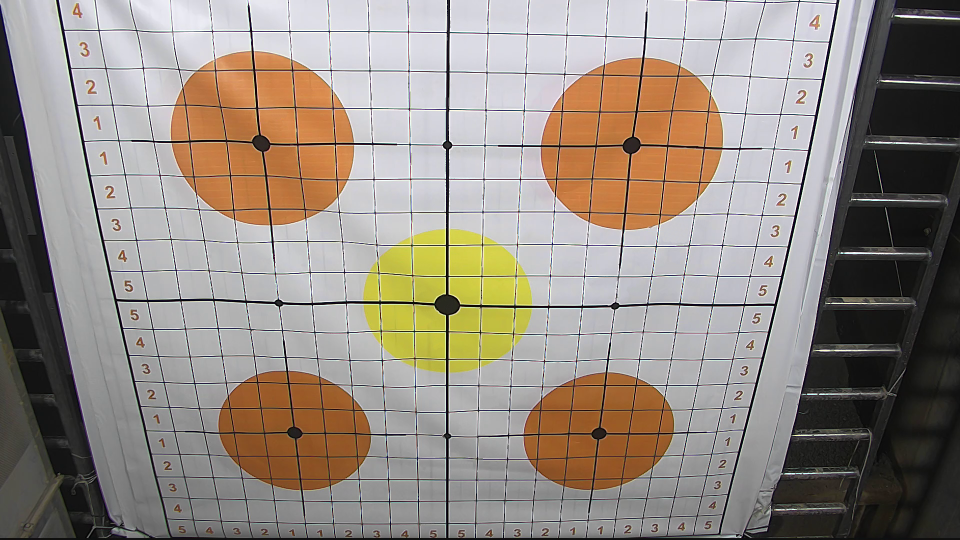
#> input picture sw/BLG513Project/DataSet/Fire0.png, 1920 x 1080 px (shown at 1/2 size); the run also reads 1 picture not shown here
$ python main.py
#> lines starting #> are read from the running program, lines starting #| are printed output that depends on the picture; after the words box and inside, x2 and y2 are one past the last pixel; in counts of white or black regions, pixels touching at a corner belong together; long printed decimals are rounded
#############################################################
# Firing Performance Measurement for                        #
# Remote Controlled Machine Gun Platform                    #
#                                                           #
# BLG 513E Image Processing Project                         #
#                                                           #
# Copyright (C)  Mehmet AKTAS 0504181576                    #
#                                                           #
#############################################################
import cv2
import math
import statistics as st
import numpy as np
import matplotlib.image as mpimg
import matplotlib.pyplot as plt
from skimage.metrics import structural_similarity

# Method for finding and displaying Hough Lines
def houghLines(image):
    # Convert to grayscale
    imageGray = cv2.cvtColor(image, cv2.COLOR_BGR2GRAY)
    # Smoothening
    imageBlur = cv2.blur(imageGray, (5,5))
    # Color correction
    imageGray = np.uint8(imageBlur*255)
    # Canny edge detection
    canny = cv2.Canny(imageGray, 100, 200)
    # Hough line transformation
    houghLines = cv2.HoughLinesP(canny, 1, np.pi / 180, 40, None, 50, 30)
    # Make an image from Hough Lines
    height, width = canny.shape[:2]
    houghLinesImage = np.zeros((height, width, 1), np.uint8)
    if houghLines is not None:
        for i in range(0, len(houghLines)):
            l = houghLines[i][0]
            cv2.line(houghLinesImage, (l[0], l[1]), (l[2], l[3]), (255,255,255), 3, cv2.LINE_AA)
    # Save Hough Lines image
    cv2.imwrite('DataSet/houghLinesImage.png', houghLinesImage)

# Writes given text to the given image
# Used for user iteraction
def writeMessageToImage(image, text):
    font = cv2.FONT_HERSHEY_SIMPLEX
    bottomLeftCornerOfText = (500, 50)
    fontScale = 1
    fontColor = (0, 0, 0)
    cv2.putText(image, text, bottomLeftCornerOfText, font, fontScale, fontColor, thickness = 3, lineType=2)

# Method for reading user double clicks
def getPoint(event, x, y, flags, param):
    global mouseX, mouseY
    if event == cv2.EVENT_LBUTTONDBLCLK:
        mouseX, mouseY = x, y

# Calculates the distance of two given pixels by means of pixel value
def calculatePixelDistance(pixelFirst, pixelSecond):
    pixelDistance = math.sqrt( ((pixelFirst[0] - pixelSecond[0]) ** 2) + ((pixelFirst[1] - pixelSecond[1]) ** 2) )
    return pixelDistance

print("Firing Performance Measurement for Remote Controlled Machine Gun Platform")

# Read background image
# Background image may be empty target or used target
fileName = 'DataSet/Fire0.png'
imageBackground = plt.imread(fileName)
#> imageBackground is the input picture: shape (1080, 1920, 3) float32; mean R, G, B 0.584, 0.547, 0.511
# Convert to grayscale
grayBackground = cv2.cvtColor(imageBackground, cv2.COLOR_BGR2GRAY)
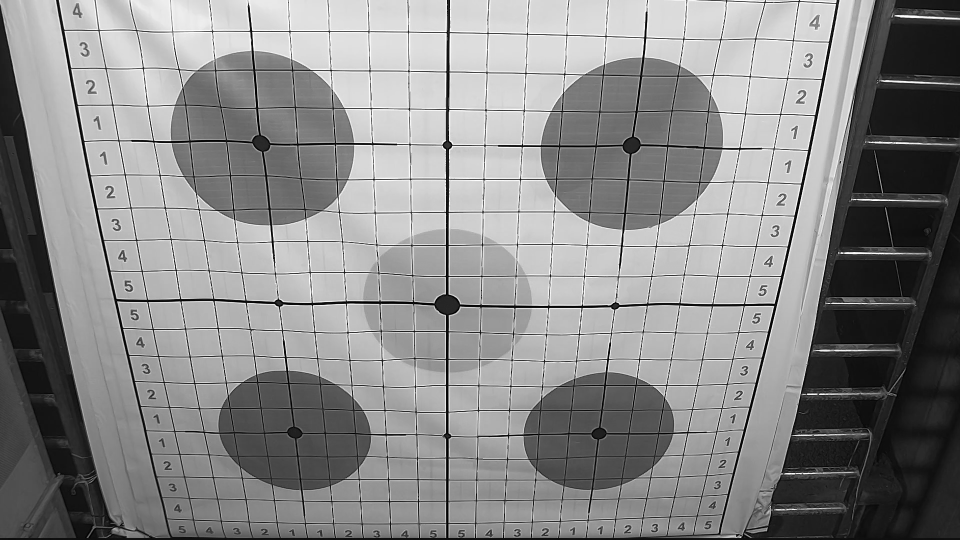
#> grayBackground: shape (1080, 1920) float32 (shown at 1/2 size); min 0, max 1, mean 0.54

# Read target image after firing mission
fileName = 'DataSet/Fire1.png'
imageFire = plt.imread(fileName)
# Convert to grayscale
grayFire = cv2.cvtColor(imageFire, cv2.COLOR_BGR2GRAY)

# My purpose was to use Hough Lines Transformation to find the perpective correction points
# I could not realize my purpose with this method despite long effort
houghLines(imageBackground)
#> in houghLines, `canny = cv2.Canny(imageGray, 100, 200)`:
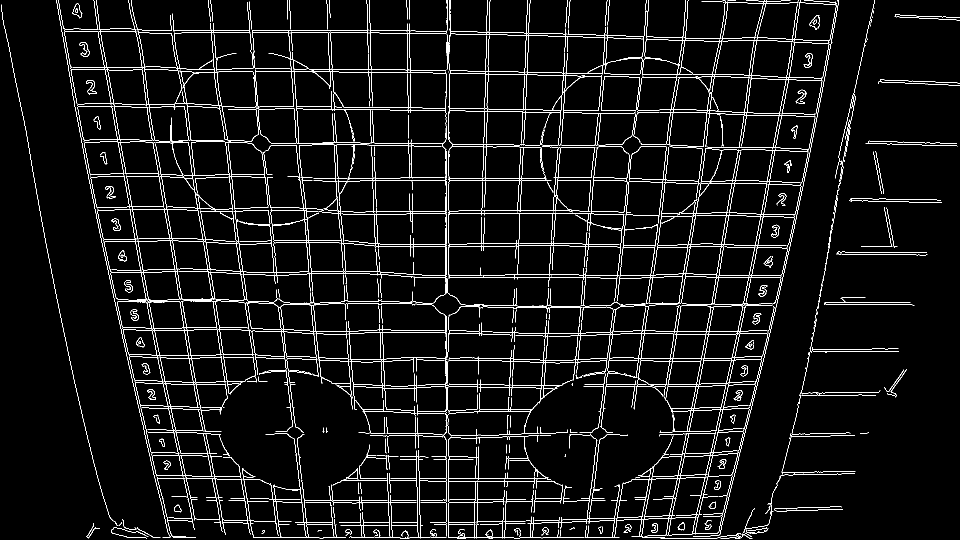
#> canny: shape (1080, 1920) (shown at 1/2 size); 4.8% white in thin lines or dots
#> in houghLines, `houghLines = cv2.HoughLinesP(canny, 1, np.pi / 180, 40, None, 50, 30)`: houghLines = 825 rows, first 6: [506, 1074, 1238, 1074], [1497, 157, 1592, 159], [893, 1072, 893, 632], [890, 216, 1233, 221], [738, 0, 755, 493], [699, 65, 1165, 73]
#> the loop in houghLines, `for i in range(0, len(houghLines)):` made 825 passes
#> after the loop in houghLines, `for i in range(0, len(houghLines)):`:
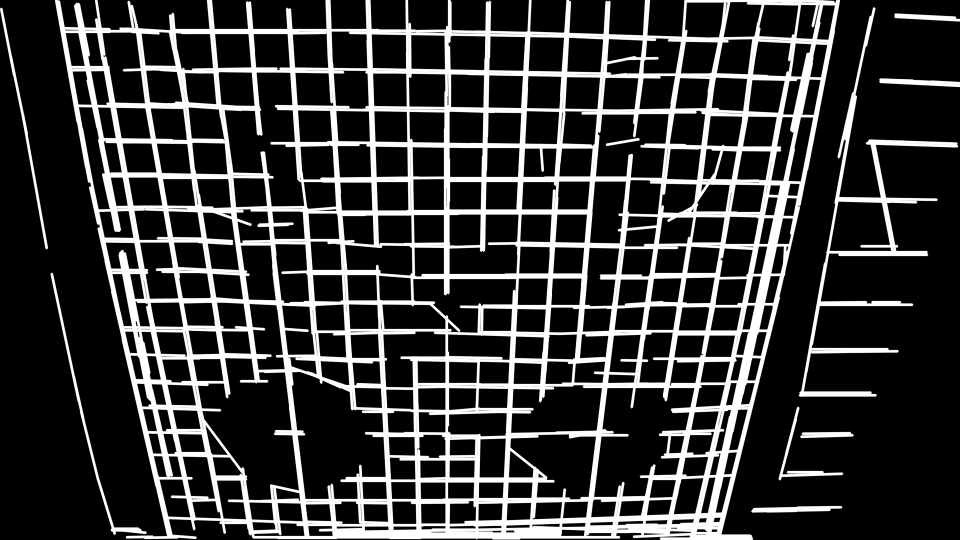
#> houghLinesImage: shape (1080, 1920, 1) (shown at 1/2 size); min 0, max 255, mean 56
# I use the manual method and find the image perspective correction points myself
# Also this points can be asked from user
pointsSource = np.float32([[197,60],[1586,82],[1403, 992],[379,996]])
pointsDestination = np.float32([[0,0],[1600,0],[1600, 1600],[0,1600]])

# Perspective transformation matrix is calculated
M = cv2.getPerspectiveTransform(pointsSource, pointsDestination)
#> M = [[1.1, -0.214, -203.8], [-0.0195, 1.23, -70.2], [-1.63e-05, -0.000275, 1]]

# Image after transformation has size of 1600x1600
transformed = np.zeros((1600, 1600), np.uint8)

# Warping the background with calculated perspective matrix
warpGrayBackground = cv2.warpPerspective(grayBackground, M, transformed.shape)
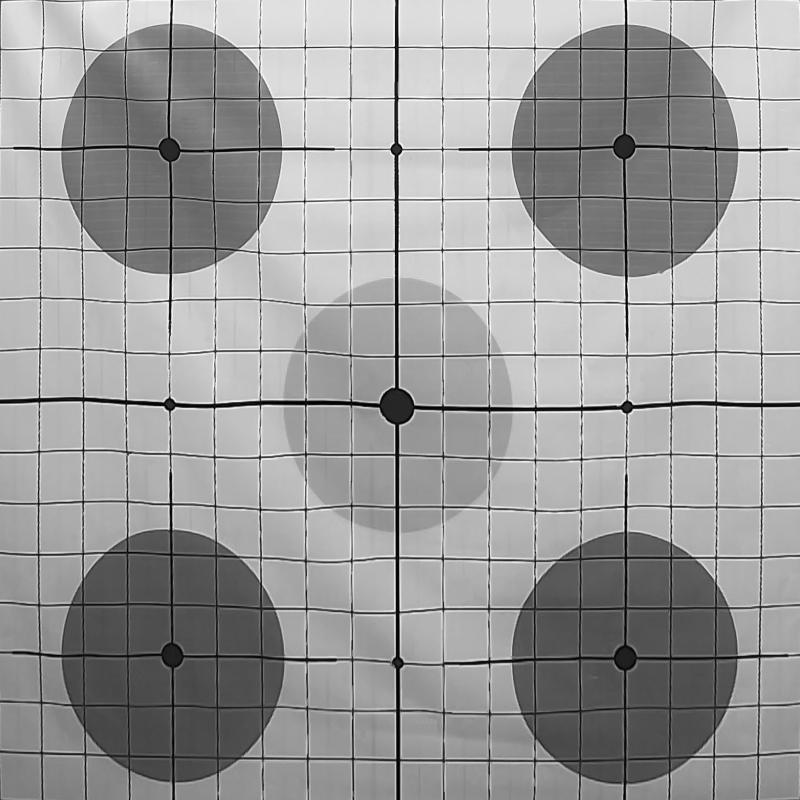
#> warpGrayBackground: shape (1600, 1600) float32 (shown at 1/2 size); min 0.000558, max 1, mean 0.609
# Color correction
warpGrayBackground = (warpGrayBackground * 255).astype("uint8")

# Warping the grayscaled fire image with calculated perspective matrix
warpGrayFire = cv2.warpPerspective(grayFire, M, transformed.shape)
# Color correction
warpGrayFire = (warpGrayFire * 255).astype("uint8")

# Warping the colored fire image with calculated perspective matrix
warpFire = cv2.warpPerspective(imageFire, M, transformed.shape)
# Color correction
warpFire = (warpFire * 255).astype("uint8")

# Write the images to disc
cv2.imwrite('DataSet/grayFire.png', grayFire*255)
cv2.imwrite('DataSet/warpGrayBackground.png', warpGrayBackground)
cv2.imwrite('DataSet/warpGrayFire.png', warpGrayFire)
cv2.imwrite('DataSet/warpFire.png', warpFire)

# Find image differences between background image and fire image
(score, diff) = structural_similarity(warpGrayBackground, warpGrayFire, gaussian_weights=True, full=True, sigma=1)
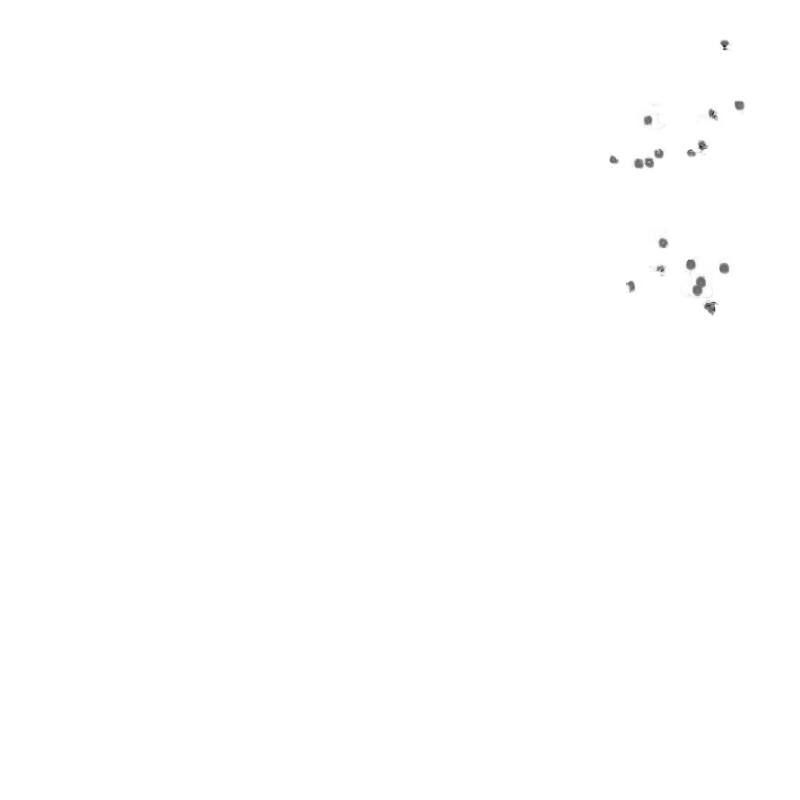
#> diff: shape (1600, 1600) float64 (shown at 1/2 size); min -0.68, max 1, mean 0.998; drawn with min black and max white
#> score = 0.998
# Print similarity score for information
print("Image similarity:", score)
#| Image similarity: 0.9981

# The diff image shows the differences between background and fire images
# Color correction
diff = (diff * 255).astype("uint8")
cv2.imwrite('DataSet/diff.png', diff)

# Method is used for filtering noises and converting the image to binary format
thresh = cv2.threshold(diff, 20, 255, cv2.THRESH_BINARY | cv2.THRESH_OTSU)[1]
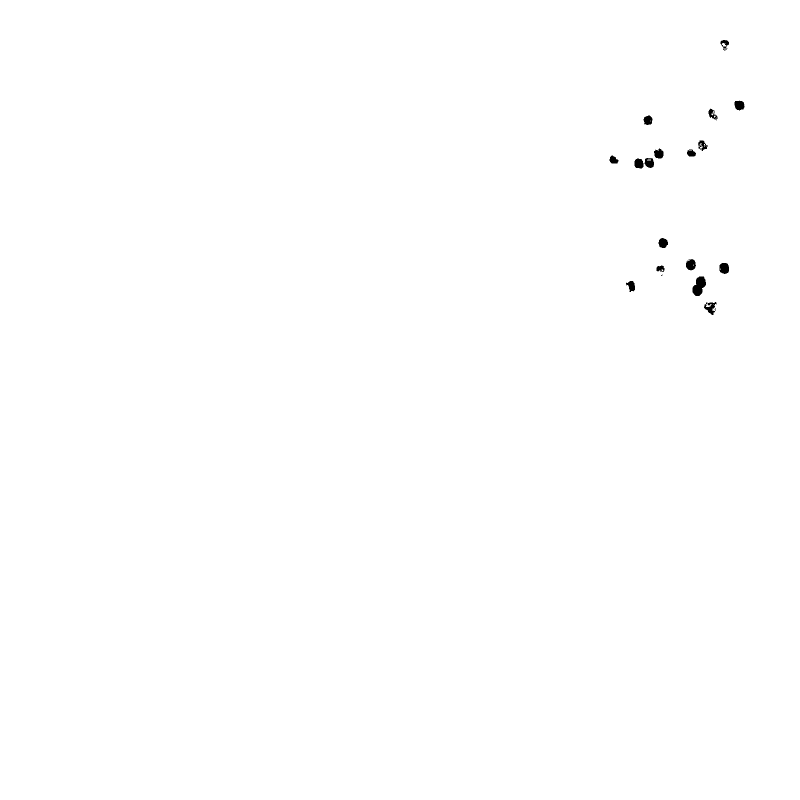
#> thresh: shape (1600, 1600) (shown at 1/2 size); 99.8% white; 20 black regions (3 under 20 px), largest, box (x1, y1, x2, y2) and area: (1385, 553, 1412, 592) 704, (1439, 526, 1458, 548) 351, (1372, 518, 1392, 541) 341
cv2.imwrite('DataSet/thresh.png', thresh)

# Method is used to distinguish very close bullet holes
kernel = np.ones((3,3), np.uint8)
opening = cv2.morphologyEx(thresh, cv2.MORPH_OPEN, kernel)
#> opening: shape (1600, 1600); 99.8% white; 17 black regions (1 under 20 px), largest, box (x1, y1, x2, y2) and area: (1385, 553, 1412, 592) 707, (1269, 316, 1308, 337) 610, (1408, 604, 1433, 630) 388
cv2.imwrite('DataSet/opening.png', opening)

# Apply Hough Circles transform on the image.
detectedCircles = cv2.HoughCircles(opening, cv2.HOUGH_GRADIENT, 1, 8, param1 = 30, param2 = 7, minRadius = 5, maxRadius = 12)
#> detectedCircles = 19 rows, first 8: [1381.5, 529.5, 10.3], [1294.5, 239.5, 9.6], [1317.5, 307.5, 9.6], [1277.5, 326.5, 10.2], [1478.5, 210.5, 9.1], [1449.5, 535.5, 11.4], [1297.5, 324.5, 9.1], [1226.5, 318.5, 8]
print("detectedCircles:", detectedCircles)
#> (printed output is left out)

# The integer for number of circles
numberOfCircles = 0

# Draw circles that are detected.
if detectedCircles is not None:
    # Convert the circle parameters a, b and r to integers.
    detectedCircles = np.uint16(np.around(detectedCircles))
#> detectedCircles = 19 rows, first 8: [1382, 530, 10], [1294, 240, 10], [1318, 308, 10], [1278, 326, 10], [1478, 210, 9], [1450, 536, 11], [1298, 324, 9], [1226, 318, 8]
    for pt in detectedCircles[0, :]:
        a, b, r = pt[0], pt[1], pt[2]
        # Draw circles on the image with red
        cv2.circle(warpFire, (a, b), r, (0, 0, 255), 2)
        numberOfCircles += 1
#> this loop made 19 passes
#> (a, b, r) on passes 1 to 12: (1382, 530, 10), (1294, 240, 10), (1318, 308, 10), (1278, 326, 10), (1478, 210, 9), (1450, 536, 11), (1298, 324, 9), (1226, 318, 8), (1324, 486, 9), (1422, 620, 7), (1394, 580, 10), (1400, 564, 10)
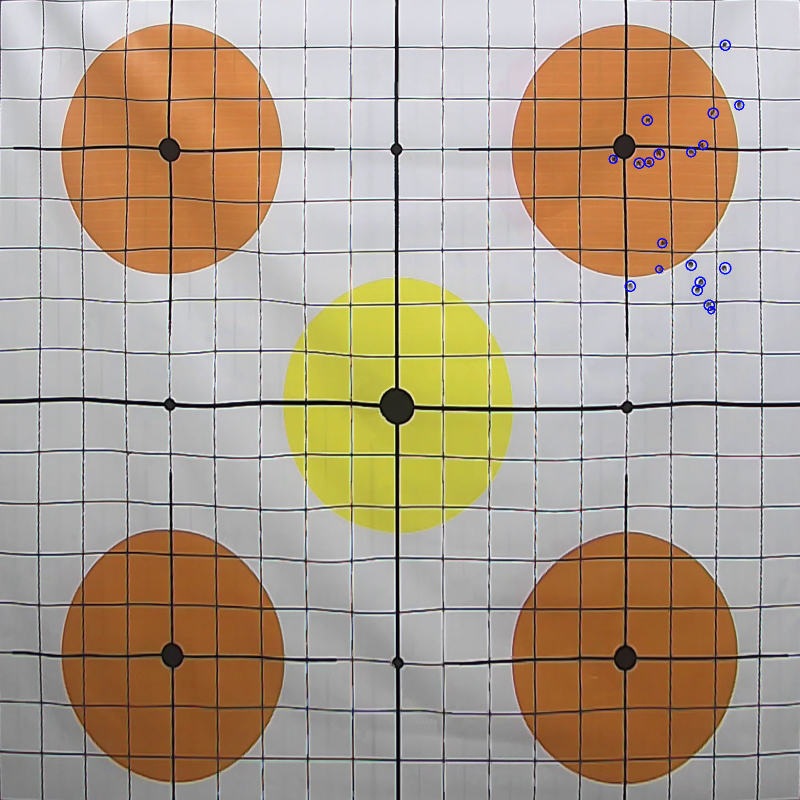
#> warpFire: shape (1600, 1600, 3) (shown at 1/2 size); mean R, G, B 175, 158.2, 140.1
#> after the loop, numberOfCircles = 19

print("Detected circles count:", numberOfCircles)
#| Detected circles count: 19
cv2.imwrite('DataSet/Result.png', warpFire)

# This block of code is for user iteraction
# Firsly, the aiming point pixel is asked from user
# Than, two points of the reference squaere is asked
# Reference square edge size is 10 cm = 100 mm
userMessage = "Double click aiming point than press (a)"
userImage = warpFire.copy()
writeMessageToImage(userImage, userMessage)
#> in writeMessageToImage, `font = cv2.FONT_HERSHEY_SIMPLEX`: font = 0
cv2.imwrite('DataSet/userImage1.png', userImage)

cv2.namedWindow('User')
cv2.setMouseCallback('User', getPoint)

# Ask necessary pixels by order
while(1):
    cv2.imshow('User', userImage)
    k = cv2.waitKey(0)
#> (key Esc is pressed here)
    if k == 27:
        break
    elif k == ord('a'):
        # First the aiming point is asked
        aimingPoint = [mouseX, mouseY]
        print("Aiming Point: " + str(mouseX) + " " + str(mouseY))
        userMessage = "Double click square top left point than press (1)"
        userImage = warpFire.copy()
        writeMessageToImage(userImage, userMessage)
        cv2.imwrite('DataSet/userImage2.png', userImage)
    elif k == ord('1'):
        # Second, the top left corner of the reference point is asked
        squareTopLeftPoint = [mouseX, mouseY]
        print("Square Top Left Point: " + str(mouseX) + " " + str(mouseY))
        userMessage = "Double click square top right point than press (2)"
        userImage = warpFire.copy()
        writeMessageToImage(userImage, userMessage)
        cv2.imwrite('DataSet/userImage3.png', userImage)
    elif k == ord('2'):
        # Finally, the top right corner of the reference point is asked
        squareTopRightPoint = [mouseX, mouseY]
        print("Square Top Right Point: " + str(mouseX) + " " + str(mouseY))
        break

# Calculate reference square edge distance by means of pixel
#> (the run stopped early here; a loop or call above may not have finished)
